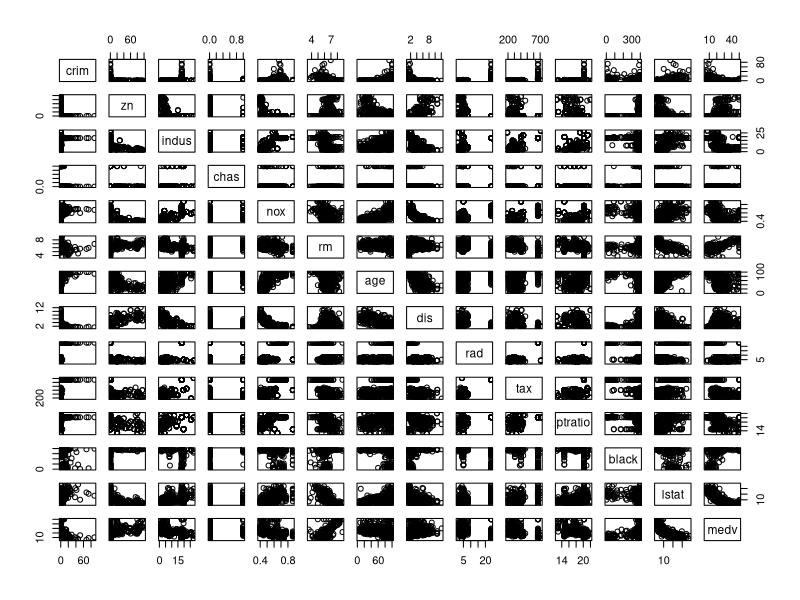
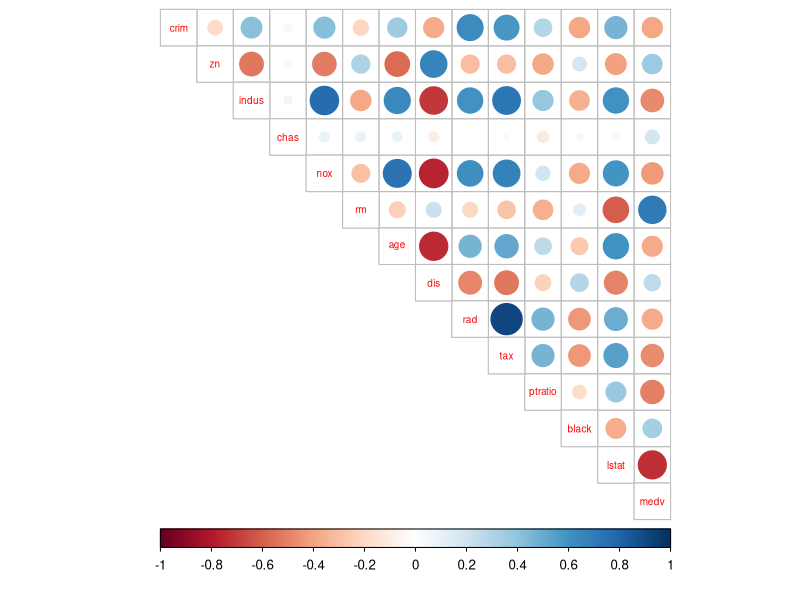
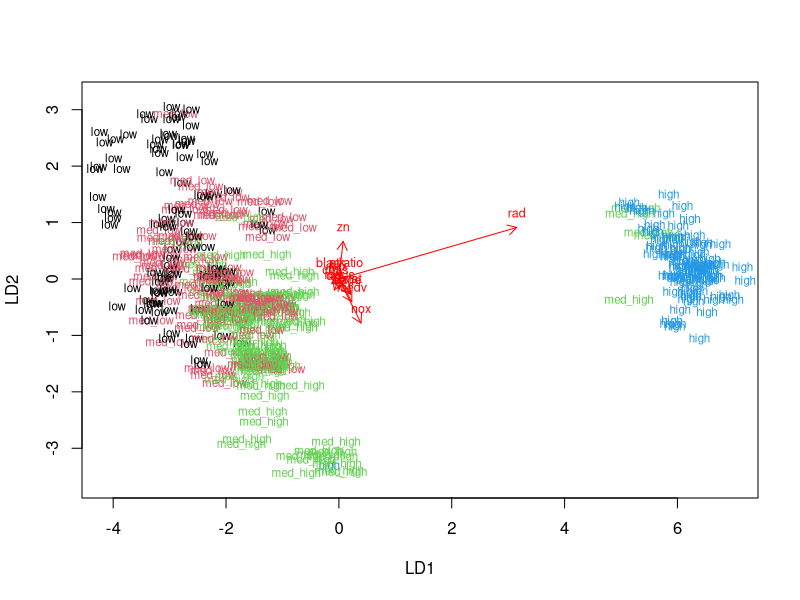
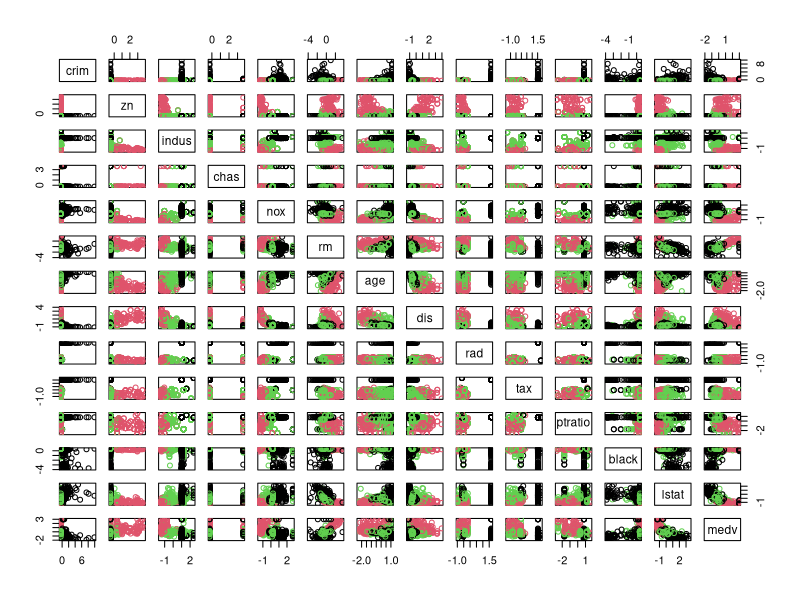
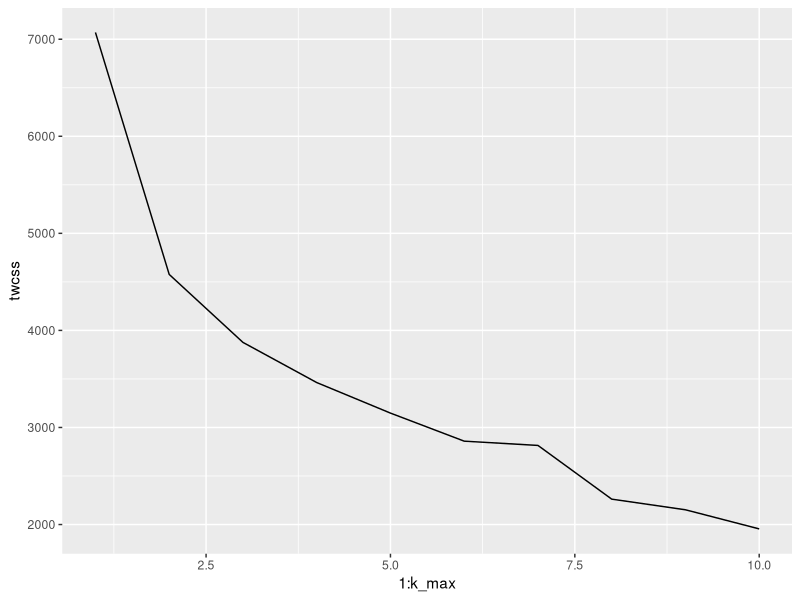
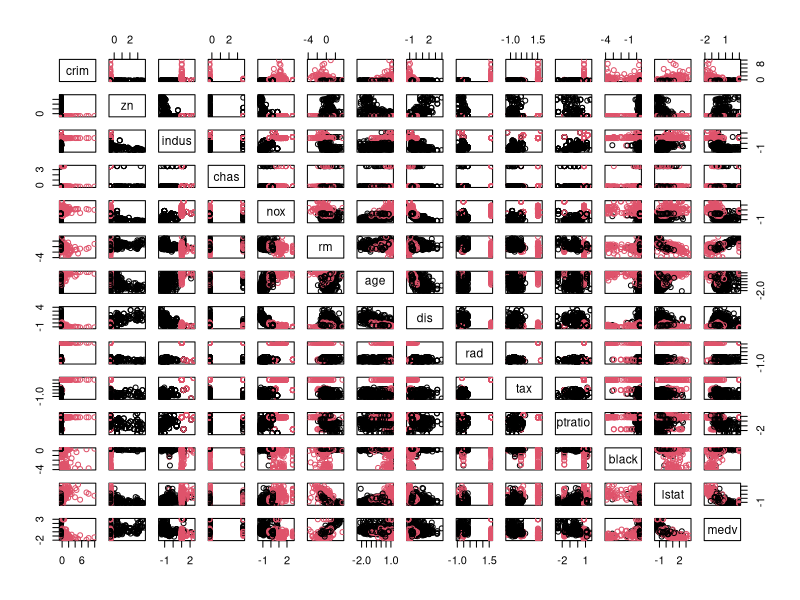

Here is the R script that generated these plots, in order:
## ---- chunk 1
library(MASS)
data("Boston")

dim(Boston)
str(Boston)
## ---- chunk 2
library(dplyr)
library(corrplot)
pairs(Boston)
cor_matrix <- cor(Boston) %>% round(digits = 2)
corrplot(cor_matrix, method="circle", type="upper", cl.pos="b", tl.pos="d", tl.cex=0.6)
summary(Boston)
## ---- chunk 3
boston_scaled <- scale(Boston)
summary(boston_scaled)
## ---- chunk 4
boston_scaled <- as.data.frame(boston_scaled)

bins <- quantile(boston_scaled$crim)
crime <- cut(boston_scaled$crim, breaks = bins, include.lowest = TRUE, label = c("low", "med_low", "med_high", "high"))
boston_scaled <- dplyr::select(boston_scaled, -crim)
boston_scaled <- data.frame(boston_scaled, crime)

n <- nrow(boston_scaled)
ind <- sample(n,  size = n * 0.8)
train <- boston_scaled[ind,]
test <- boston_scaled[-ind,]
## ---- chunk 5
lda.fit <- lda(crime ~ ., data = train)
lda.fit

lda.arrows <- function(x, myscale = 1, arrow_heads = 0.1, color = "red", tex = 0.75, choices = c(1,2)){
  heads <- coef(x)
  arrows(x0 = 0, y0 = 0, 
         x1 = myscale * heads[,choices[1]], 
         y1 = myscale * heads[,choices[2]], col=color, length = arrow_heads)
  text(myscale * heads[,choices], labels = row.names(heads), 
       cex = tex, col=color, pos=3)
}

classes <- as.numeric(train$crime)
plot(lda.fit, dimen = 2, col = classes, pch = classes)
lda.arrows(lda.fit, myscale = 1)
## ---- chunk 6
correct_classes <- test$crime
test <- dplyr::select(test, -crime)
lda.pred <- predict(lda.fit, newdata = test)
table(correct = correct_classes, predicted = lda.pred$class)
## ---- chunk 7
data('Boston')
boston_scaled <- scale(Boston)

dist_eu <- dist(boston_scaled)
km <- kmeans(boston_scaled, centers = 3)
pairs(boston_scaled, col = km$cluster)
## ---- chunk 8
library(ggplot2)
set.seed(123)
k_max <- 10
twcss <- sapply(1:k_max, function(k){kmeans(boston_scaled, k)$tot.withinss})
qplot(x = 1:k_max, y = twcss, geom = 'line')
## ---- chunk 9
km <- kmeans(boston_scaled, centers = 2)
pairs(boston_scaled, col = km$cluster)
